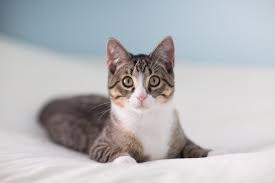
#> input picture OpenCV/Photos/Cat.jpg, 275 x 183 px
$ python draw.py
#> lines starting #> are read from the running program, lines starting #| are printed output that depends on the picture
from cv2 import cv2 as cv
import numpy as np

blank = np.zeros((500,500,3), dtype='uint8')
cv.imshow('Blank', blank)

img = cv.imread('Photos/Cat.jpg')
#> img is the input picture: shape (183, 275, 3); mean B, G, R 186.4, 183.4, 182.9
cv.imshow('Cat', img)

# 1. Paint the image a certain color
blank[200:300, 300:400] = 0,255,0
cv.imshow('Green', blank)
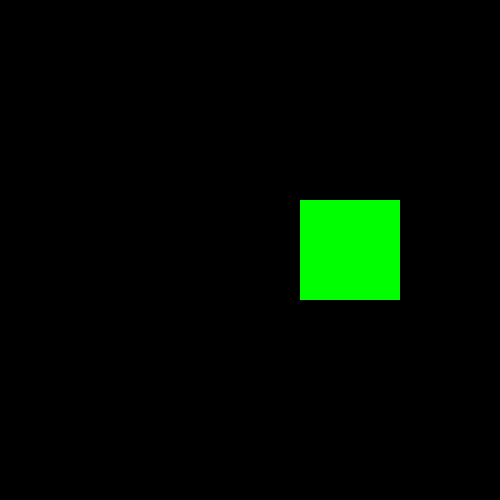
#> window 'Green': shape (500, 500, 3); mean B, G, R 0, 10.2, 0

# # 2. Draw a rectangle
cv.rectangle(blank, (0,0), (blank.shape[1]//2, blank.shape[0]//2), (0,255,0), thickness=-1)
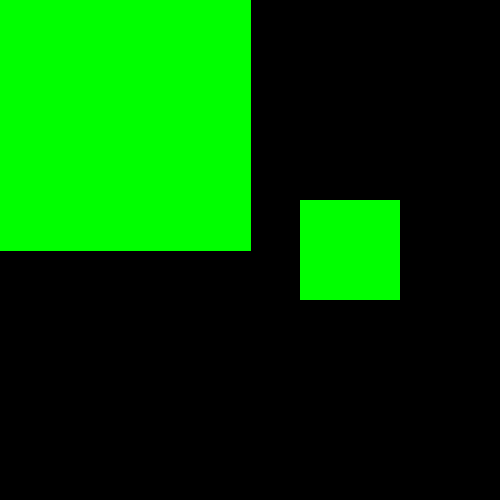
#> blank: shape (500, 500, 3); mean of channels 0, 1, 2 0, 74.5, 0; drawn as B, G, R
cv.imshow('Rectangle', blank)

# # 3. Draw a circle
cv.circle(blank, (blank.shape[1]//2, blank.shape[0]//2), 40, (0,0,255), thickness=-1)
cv.imshow('Circle', blank)

# # 4. Draw a line
cv.line(blank, (0,0), (blank.shape[1]//2, blank.shape[0]//2), (255,255,255), thickness=3)
cv.imshow('Line', blank)

# 5. Write text
cv.putText(blank, 'I am big GAY!', (0,225), cv.FONT_HERSHEY_TRIPLEX, 1.0, (225,9,210), 2)
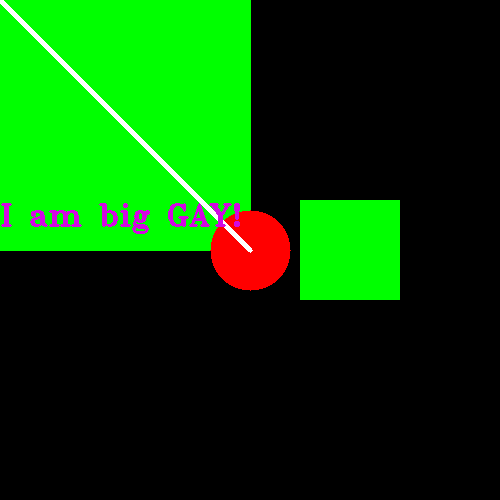
#> blank: shape (500, 500, 3); mean of channels 0, 1, 2 3.6, 71.4, 8.3; drawn as B, G, R
cv.imshow('Text', blank)

cv.waitKey(0)
